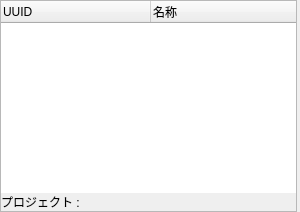
     <widget class="QFrame" name="frm_left">
      <property name="minimumSize">
       <size>
        <width>300</width>
        <height>0</height>
       </size>
      </property>
      <property name="maximumSize">
       <size>
        <width>600</width>
        <height>16777215</height>
       </size>
      </property>
      <property name="frameShape">
       <enum>QFrame::NoFrame</enum>
      </property>
      <property name="frameShadow">
       <enum>QFrame::Plain</enum>
      </property>
      <layout class="QGridLayout" name="gridLayout">
       <property name="leftMargin">
        <number>0</number>
       </property>
       <property name="topMargin">
        <number>0</number>
       </property>
       <property name="rightMargin">
        <number>3</number>
       </property>
       <property name="bottomMargin">
        <number>0</number>
       </property>
       <property name="spacing">
        <number>0</number>
       </property>
       <item row="0" column="0">
        <widget class="QFrame" name="frm_tab_prj_item">
         <property name="frameShape">
          <enum>QFrame::StyledPanel</enum>
         </property>
         <property name="frameShadow">
          <enum>QFrame::Plain</enum>
         </property>
         <property name="lineWidth">
          <number>1</number>
         </property>
         <layout class="QGridLayout" name="gridLayout_5">
          <property name="leftMargin">
           <number>0</number>
          </property>
          <property name="topMargin">
           <number>0</number>
          </property>
          <property name="rightMargin">
           <number>0</number>
          </property>
          <property name="bottomMargin">
           <number>0</number>
          </property>
          <property name="spacing">
           <number>0</number>
          </property>
          <item row="1" column="0">
           <layout class="QHBoxLayout" name="lay_h_dir_root">
            <property name="spacing">
             <number>0</number>
            </property>
            <property name="topMargin">
             <number>0</number>
            </property>
            <item>
             <widget class="QLabel" name="lbl_prjDir">
              <property name="sizePolicy">
               <sizepolicy hsizetype="Fixed" vsizetype="Fixed">
                <horstretch>0</horstretch>
                <verstretch>0</verstretch>
               </sizepolicy>
              </property>
              <property name="minimumSize">
               <size>
                <width>0</width>
                <height>0</height>
               </size>
              </property>
              <property name="text">
               <string>プロジェクト : </string>
              </property>
             </widget>
            </item>
            <item>
             <widget class="QLabel" name="lbl_prj_path">
              <property name="text">
               <string/>
              </property>
             </widget>
            </item>
           </layout>
          </item>
          <item row="0" column="0">
           <widget class="QTreeWidget" name="tre_prj_item">
            <property name="frameShape">
             <enum>QFrame::HLine</enum>
            </property>
            <property name="lineWidth">
             <number>0</number>
            </property>
            <property name="sortingEnabled">
             <bool>false</bool>
            </property>
            <attribute name="headerDefaultSectionSize">
             <number>150</number>
            </attribute>
            <column>
             <property name="text">
              <string>UUID</string>
             </property>
            </column>
            <column>
             <property name="text">
              <string>名称</string>
             </property>
            </column>
           </widget>
          </item>
         </layout>
        </widget>
       </item>
      </layout>
     </widget>
